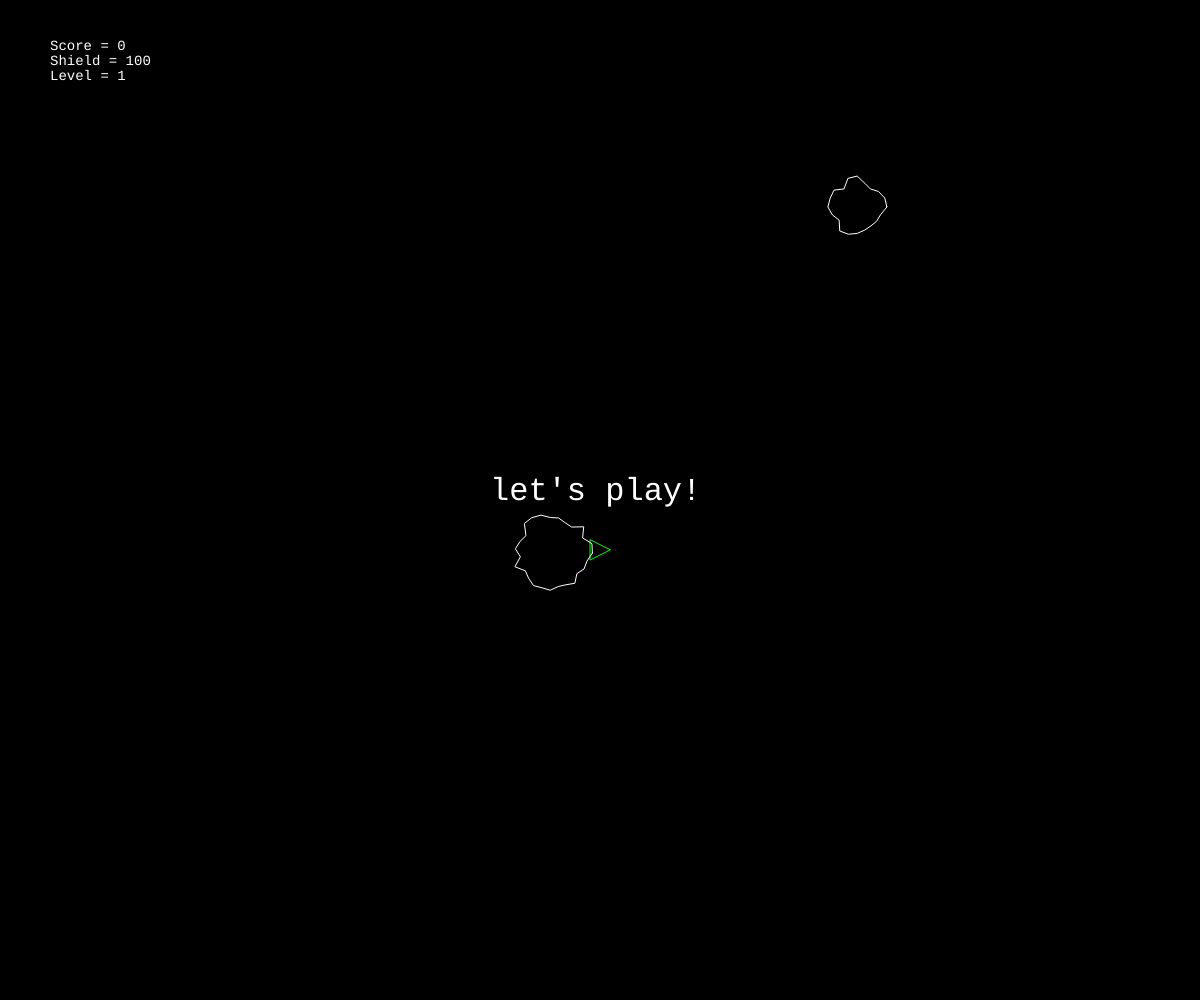
Frame 1 (no input)
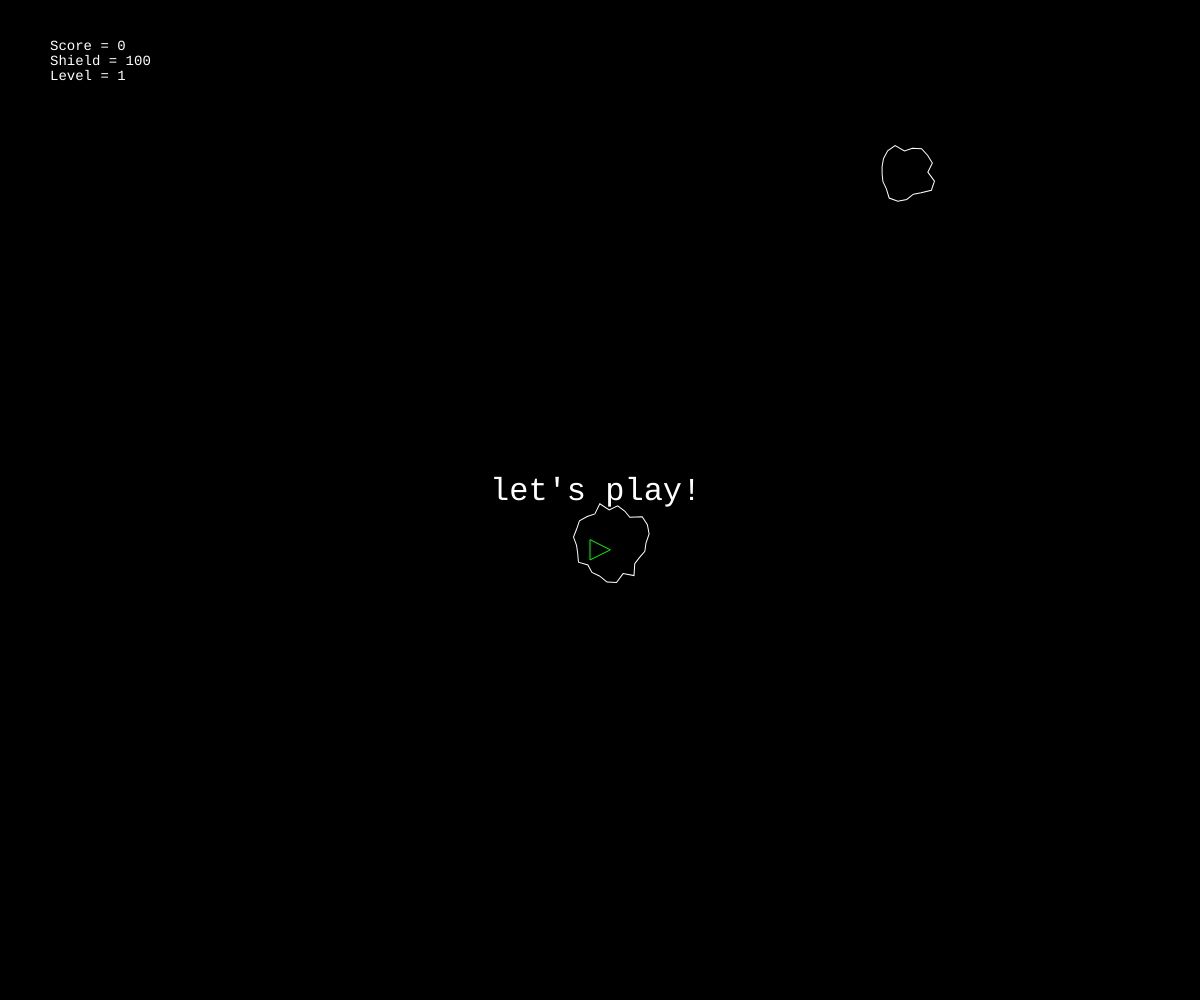
Frame 60 (no input)
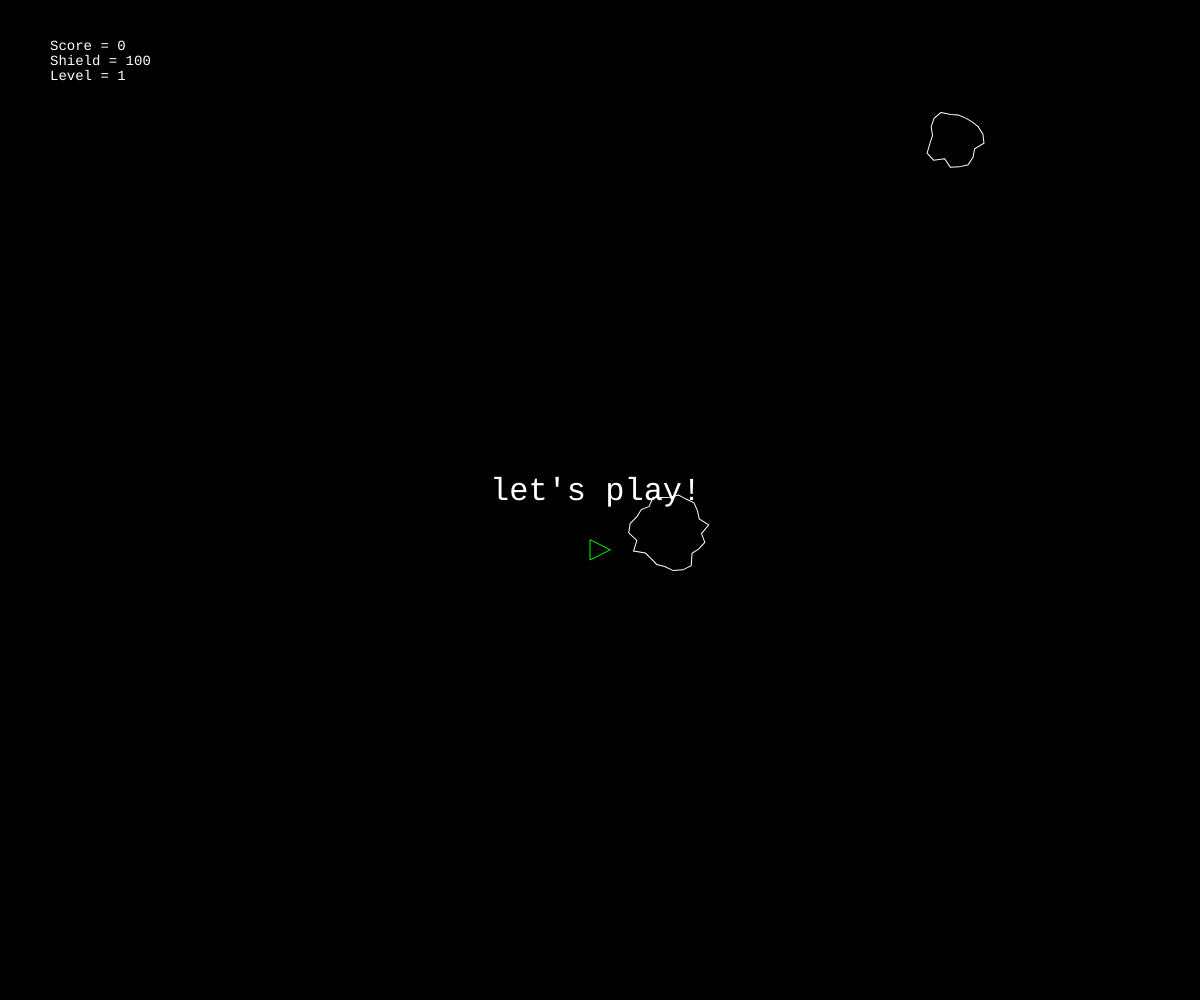
Frame 120 (the mouse pressed at the canvas centre since frame 60)

The p5.js sketch that drew these frames (run headless with seeded random() and noise() and a simulated clock; from frame 60 on, the mouse is pressed at the canvas centre):

// p5.js sketch
// ── sketch.js
/*
Iimplementation of the classic Atseroids game, made in Javasript using P5.js library, based on Dan Shiffman's "CodingChallenge" https://www.youtube.com/watch?v=hacZU523FyM

Use LEFT/RIGHT arrow to rotate the spaceship, UP arror to activate boost, SPACEBAR to fire. Collect green dots from exploded asteroids to augment shield level and gain temporary invulnerability (the ship turns green).
*/

var ship;
var asteroids = [];
var astnum;
var initastnum = 2;
var debris = [];
var energy = [];
var gameLevel = 0;
var message;

function setup() {
  createCanvas(windowWidth, windowHeight);
  textFont("Courier");
  ship = new Ship();
  initialize("let's play!", initastnum);
}

function draw() {
  background(0);
  for (var i = debris.length - 1; i >= 0; i--) {
    debris[i].update();
    debris[i].render();
    if (debris[i].transparency <= 0) {
      debris.splice(i, 1);
    }
  }

  for (var i = energy.length - 1; i >= 0; i--) {
    energy[i].update();
    energy[i].render();
    energy[i].edges();
    if (ship.hit(energy[i]) && !ship.safe) {
      ship.safe = true;
      setTimeout(function() {
        ship.safe = !ship.safe;
      }, 2000);
      ship.getBonus();
      energy[i].alive = false;
    };
    if (energy[i].life <= 20) {
      energy[i].alive = false;
    };
    if (!energy[i].alive) {
      energy.splice(i, 1);
    };
  }

  if (ship.alive) {
    ship.update();
    ship.render();
    ship.edges();
  } else {
    console.log("Game Over");
    message = "Game Over";
    //restart();
  };

  if (asteroids.length == 0) { // player cleared the level
    astnum += 3;
    initialize("You Win! Level up!", astnum);
  }

  for (var i = asteroids.length - 1; i >= 0; i--) {
    asteroids[i].render();
    asteroids[i].update();
    asteroids[i].edges();
    if (ship.hit(asteroids[i]) && !ship.safe) {
      ship.danger = true;
      setTimeout(function() {
        ship.danger = !ship.danger;
      }, 100);
      ship.getDamage(asteroids[i]);
      console.log("Damaging the shield " + ship.shieldLevel);
      asteroids[i].explode();
      asteroids.splice(i, 1);
      //console.log(asteroids.length);
      //ship.explode();
    }
  }

  //interface info
  ship.interface();
  }


  function initialize(messageText, newastnum) {
    message = messageText;
    gameLevel += 1;
    astnum = newastnum;
    basicinit();
  }

  function restart(messageText, newastnum) {
    ship.init();
    gameLevel = 1;
    asteroids = [];
    energy = [];
    message = messageText;
    astnum = newastnum;
    basicinit();
  }

  function basicinit() {
    for (var i = 0; i < astnum; i++) {
      asteroids.push(new Asteroid());
    }
    ship.shieldLevel == 100;
    ship.safe = true;
    setTimeout(function() {
      ship.safe = false;
      message = "";
    }, 4000);
  }


  function keyReleased() {
    if (keyCode == RIGHT_ARROW || keyCode == LEFT_ARROW) {
      ship.setRotation(0);
    } else if (keyCode == UP_ARROW) {
      ship.boosting = false;
    }
  }

  function keyPressed() {
    if (key == ' ') {
      ship.lasers.push(new Laser(ship.pos, ship.heading));
    } else if (keyCode == RIGHT_ARROW) {
      ship.setRotation(0.1);
    } else if (keyCode == LEFT_ARROW) {
      ship.setRotation(-0.1);
    } else if (keyCode == UP_ARROW) {
      ship.boosting = true;
    } else if (keyCode == ENTER && message == "Game Over") {
      console.log("DAMN!!");
      restart("let's play again!", initastnum);
    }
  }


function windowResized() {
    resizeCanvas(windowWidth, windowHeight);
}

/////// SHIP Class

function Ship() {
  this.pos = createVector(width / 2, height / 2 + 50);
  this.vel = createVector(0, 0);
  this.r = 10;
  this.heading = 0;
  this.rotation = 0;
  this.boosting = false;
  this.lasers = [];
  this.shieldLevel = 100;
  this.shieldMax = 200;
  this.alive = true;
  this.danger = false;
  this.safe = true;
  this.score = 0;
}

Ship.prototype.interface = function() {
  textSize(14);
  fill(255);
  noStroke();
  text("Score = " + this.score, 50, 50);
  //text("Shield = " + constrain(round(ship.shieldLevel), 0, 100), 50, 65);
  if (this.shieldLevel >= this.shieldMax) {
    text("Shield = Max!", 50, 65);
  } else {
    text("Shield = " + constrain(round(this.shieldLevel), 0, round(this.shieldLevel)), 50, 65);
  }
  text("Level = " + gameLevel, 50, 80);
  if (message) {
    textSize(32);
    text(message, width / 2 - message.length * 10, height / 2);
  }
}

Ship.prototype.init = function() {
  this.pos = createVector(width / 2, height / 2 + 50);
  this.vel = createVector(0, 0);
  ship.alive = true;
  ship.score = 0;
  ship.shieldLevel = 100;
}

Ship.prototype.hit = function(obj) {
  var d = dist(this.pos.x, this.pos.y, obj.pos.x, obj.pos.y);
  if (d < this.r + obj.r) {
    return true;
  } else {
    return false;
  }
}

Ship.prototype.getDamage = function(obj) {
  var damount = obj.r; // the bigger the object hitting the ship the heavier the damage amount
  this.shieldLevel -= damount;
  if (this.shieldLevel <= 0) {
    this.explode();
  }
}

Ship.prototype.getBonus = function() {
  this.shieldLevel += 30;
  this.score += 20;
  this.shieldLevel = constrain(this.shieldLevel, 0, this.shieldMax);
}

Ship.prototype.explode = function() {
  var debrisVel = p5.Vector.random2D().mult(random(0.5, 1.5));
  //var debrisVel = p5.Vector.add(this.lasers[i].vel.mult(0.2), asteroids[j].vel);
  var debrisNum = 50;
  generateDebris(this.pos, debrisVel, debrisNum); // handeling ship explosion
  this.alive = false;
}

Ship.prototype.update = function() {
  this.pos.add(this.vel);
  this.vel.mult(0.99); // simulating friction
  this.turn();
  if (this.boosting) {
    this.boost();
  }
  for (var i = this.lasers.length - 1; i >= 0; i--) {
    this.lasers[i].render();
    this.lasers[i].update();
    //console.log(this.lasers.length);
    if (this.lasers[i].offscreen()) { // cleaning up my laser beam array when beams are out off the screen
      this.lasers.splice(i, 1);
      //console.log(this.lasers.length);
    } else {
      for (var j = asteroids.length - 1; j >= 0; j--) {
        if (this.lasers[i].hits(asteroids[j])) {
          console.log("asteroid number " + j + " has been hitted! " + asteroids.length);
          var debrisVel = p5.Vector.add(this.lasers[i].vel.mult(0.2), asteroids[j].vel);
          var debrisNum = (asteroids[j].r) * 5;
          generateDebris(asteroids[j].pos, debrisVel, debrisNum); // handeling asteroids explosions
          var newAsteroids = asteroids[j].breakup(); // returns an array of two smaller asteroids
          if (newAsteroids.length > 0) {
            //console.log(newAsteroids);
            //asteroids.push(newAsteroids[0]); //asteroids.push(newAsteroids[1]);
            var probability = random() * 100;
            if (probability > 80) {
              //console.log("Shupershield!!!!");
              generateEnergy(asteroids[j].pos, debrisVel);
            }
            asteroids = asteroids.concat(newAsteroids); // concatenating (merging) arrays // https://www.w3schools.com/js/js_array_methods.asp
          } else {
            //update the score and do something else
            this.score += 10;
            console.log(this.score);
          }
          asteroids.splice(j, 1); // removing the hitted asteroid
          this.lasers.splice(i, 1); // removing the laser beam that hitted the target to prevent hitting the newly created smaller asteroids
          break; // exiting the loop to be safe not checking already removed stuff
        }
      }
    }
  }
}

Ship.prototype.boost = function() {
  var boostForce = p5.Vector.fromAngle(this.heading);
  boostForce.mult(0.1);
  this.vel.add(boostForce);
}

Ship.prototype.render = function() {
  push();
  translate(this.pos.x, this.pos.y);
  rotate(this.heading + PI / 2);
  fill(0);
  if (this.boosting) {
    console.log("bosting");
    stroke(255, 0, 0);
    line(-this.r + 3, this.r + 3, this.r - 3, this.r + 3);
  }
  if (this.danger) {
    stroke(255, 0, 0);
  } else if (this.safe) {
    stroke(0, 255, 0);
  } else {
    stroke(255);
  }
  triangle(-this.r, this.r, this.r, this.r, 0, -this.r);
  pop();
}

Ship.prototype.edges = function() {
  if (this.pos.x > width + this.r) {
    this.pos.x = -this.r;
  } else if (this.pos.x < -this.r) {
    this.pos.x = width + this.r;
  }
  if (this.pos.y > height + this.r) {
    this.pos.y = -this.r;
  } else if (this.pos.y < -this.r) {
    this.pos.y = height + this.r;
  }
}

Ship.prototype.setRotation = function(angle) {
  this.rotation = angle;
}

Ship.prototype.turn = function(angle) {
  this.heading += this.rotation;
}


////// LASER

function Laser(spos, angle) {
  this.pos = createVector(spos.x, spos.y);
  this.vel = p5.Vector.fromAngle(angle);
  this.vel.mult(10);
  this.r = 1;
}

// collision detection for asteroids and other eventual additional stuff
Laser.prototype.hits = function(target) {
  var d = dist(this.pos.x, this.pos.y, target.pos.x, target.pos.y);
  if(d < this.r + target.r){
    //console.log("hit!");
    return true;
  } else {
    return false;
  }
}

Laser.prototype.update = function() {
  this.pos.add(this.vel);
}

Laser.prototype.render = function() {
  push();
  strokeWeight(2);
  stroke(255);
  point(this.pos.x, this.pos.y);
  pop();
}

Laser.prototype.offscreen = function() {
  if (this.pos.x > width + this.r || this.pos.x < -this.r || this.pos.y > height + this.r || this.pos.y < -this.r) {
    return true;
  } else {
    return false;
  }
}


///// ENERGY

function Energy(pos, vel) {
  this.pos = pos.copy();
  this.vel = vel.copy();
  this.vel.mult(-0.2);
  //this.vel.add(p5.Vector.random2D().mult(-0.5));
  this.r = 10;
  this.life = random(100, 300);
  this.alive = true;

  this.update = function() {
    this.pos.add(this.vel);
    this.life -= 0.2;
  }

  this.render = function() {
    if (this.life > 20) {
      noFill();
      stroke(0, this.life, 0);
      ellipse(this.pos.x, this.pos.y, this.r, this.r);
    }
  }
}

Energy.prototype.edges = function() {
  if (this.pos.x > width + this.r) {
    this.pos.x = -this.r;
  } else if (this.pos.x < -this.r) {
    this.pos.x = width + this.r;
  }
  if (this.pos.y > height + this.r) {
    this.pos.y = -this.r;
  } else if (this.pos.y < -this.r) {
    this.pos.y = height + this.r;
  }
}

function generateEnergy(pos, vel) {
    energy.push(new Energy(pos, vel));
}


///// DEBRIS

function Debris(pos, vel) {
  this.pos = pos.copy();
  this.vel = vel.copy();
  this.vel.add(p5.Vector.random2D().mult(random(0.5, 1.5)));
  this.transparency = random(200, 255);

  this.update = function() {
    this.pos.add(this.vel);
    this.transparency -= 2;
  }

  this.render = function() {
    if (this.transparency > 0) {
      stroke(this.transparency);
      point(this.pos.x, this.pos.y);
    }
  }
}


function generateDebris(pos, vel, n) {
  for (var i = 0; i < n; i++) {
    debris.push(new Debris(pos, vel));
  }
}


///// ASTEROIDS 

function Asteroid(pos, s) {
  if (pos) {
    this.pos = pos.copy();
  } else {
    this.pos = createVector(random(width), random(height));
  }
  this.vel = p5.Vector.random2D();
  this.sides = floor(random(15, 30));
  if (s) {
    this.sides = floor(s * 0.5);
  } else {
    this.sides = floor(random(15, 30));
  }
  this.rmin = 20;
  this.rmax = 40;
  this.r = map(this.sides, 15, 30, this.rmin, this.rmax);
  this.offset = [];
  for (var i = 0; i < this.sides; i++) {
    this.offset[i] = random(-5, 5); // alternative // -this.r/8, this.r/8
  }
  this.angle = 0;
  var increment = map(this.r, this.rmin, this.rmax, 0.1, 0.01);
  if (random() > 0.5) {
    this.increment = increment * -1;
  } else {
    this.increment = increment;
  }
}

Asteroid.prototype.explode = function() {
  //var debrisVel = p5.Vector.random2D().mult(random(0.5, 1.5));
  var debrisVel = this.vel.copy();
  var debrisNum = this.r * 5;
  generateDebris(this.pos, debrisVel, debrisNum); // handeling ship explosion
}

Asteroid.prototype.breakup = function() {
  var newA = [];
  if (this.sides > 5) {
    newA[0] = new Asteroid(this.pos, this.sides);
    newA[1] = new Asteroid(this.pos, this.sides);
  }
  return newA; // returning the array with my new asteroids
}

Asteroid.prototype.update = function() {
  this.pos.add(this.vel);
  this.angle += this.increment;
}

Asteroid.prototype.render = function() {
  push();
  translate(this.pos.x, this.pos.y);
  rotate(this.angle);
  noFill();
  stroke(255);
  //ellipse(0, 0, this.r*2, this.r*2);
  beginShape();
  for (var i = 0; i < this.sides; i++) {
    var angle = map(i, 0, this.sides, 0, TWO_PI);
    var r = this.r + this.offset[i];
    var x = r * cos(angle);
    var y = r * sin(angle);
    vertex(x, y);
  }
  endShape(CLOSE);
  pop();
}

Asteroid.prototype.edges = function() {
  if (this.pos.x > width + this.r) {
    this.pos.x = -this.r;
  } else if (this.pos.x < -this.r) {
    this.pos.x = width + this.r;
  }
  if (this.pos.y > height + this.r) {
    this.pos.y = -this.r;
  } else if (this.pos.y < -this.r) {
    this.pos.y = height + this.r;
  }
}

Asteroid.prototype.setRotation = function(angle) {
  this.rotation = angle;
}

Asteroid.prototype.turn = function(angle) {
  this.heading += this.rotation;
}
